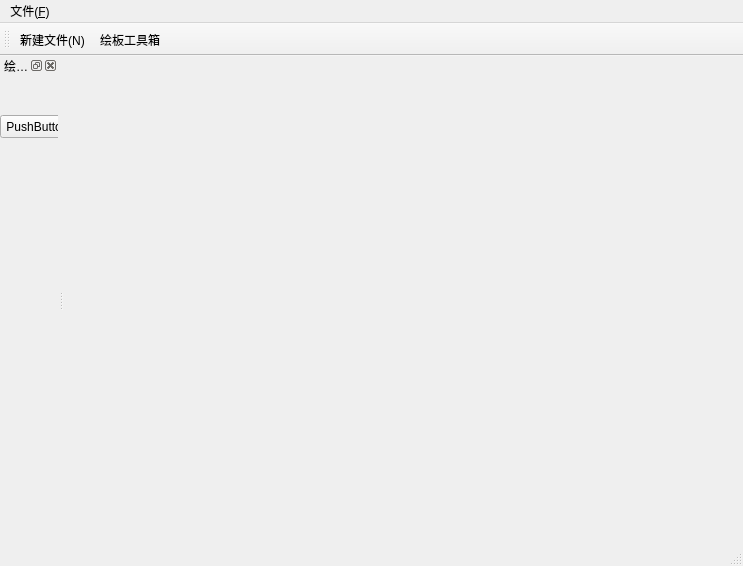
<?xml version="1.0" encoding="UTF-8"?>
<ui version="4.0">
 <class>MainWindow</class>
 <widget class="QMainWindow" name="MainWindow">
  <property name="geometry">
   <rect>
    <x>0</x>
    <y>0</y>
    <width>743</width>
    <height>566</height>
   </rect>
  </property>
  <property name="windowTitle">
   <string>HZAU校庆创意绘板</string>
  </property>
  <widget class="QWidget" name="centralWidget"/>
  <widget class="QMenuBar" name="menuBar">
   <property name="geometry">
    <rect>
     <x>0</x>
     <y>0</y>
     <width>743</width>
     <height>23</height>
    </rect>
   </property>
   <widget class="QMenu" name="menu_F">
    <property name="title">
     <string>文件(&amp;F)</string>
    </property>
    <addaction name="action_N"/>
    <addaction name="action"/>
   </widget>
   <addaction name="menu_F"/>
  </widget>
  <widget class="QToolBar" name="mainToolBar">
   <attribute name="toolBarArea">
    <enum>TopToolBarArea</enum>
   </attribute>
   <attribute name="toolBarBreak">
    <bool>false</bool>
   </attribute>
   <addaction name="action_N"/>
   <addaction name="action"/>
  </widget>
  <widget class="QStatusBar" name="statusBar"/>
  <widget class="QDockWidget" name="dockWidget">
   <property name="windowTitle">
    <string>绘板工具箱</string>
   </property>
   <attribute name="dockWidgetArea">
    <number>1</number>
   </attribute>
   <widget class="QWidget" name="dockWidgetContents">
    <widget class="QPushButton" name="pushButton">
     <property name="geometry">
      <rect>
       <x>0</x>
       <y>40</y>
       <width>75</width>
       <height>23</height>
      </rect>
     </property>
     <property name="text">
      <string>PushButton</string>
     </property>
    </widget>
   </widget>
  </widget>
  <action name="action_N">
   <property name="text">
    <string>新建文件(&amp;N)</string>
   </property>
  </action>
  <action name="action">
   <property name="text">
    <string>绘板工具箱</string>
   </property>
  </action>
 </widget>
 <layoutdefault spacing="6" margin="11"/>
 <resources/>
 <connections/>
</ui>
